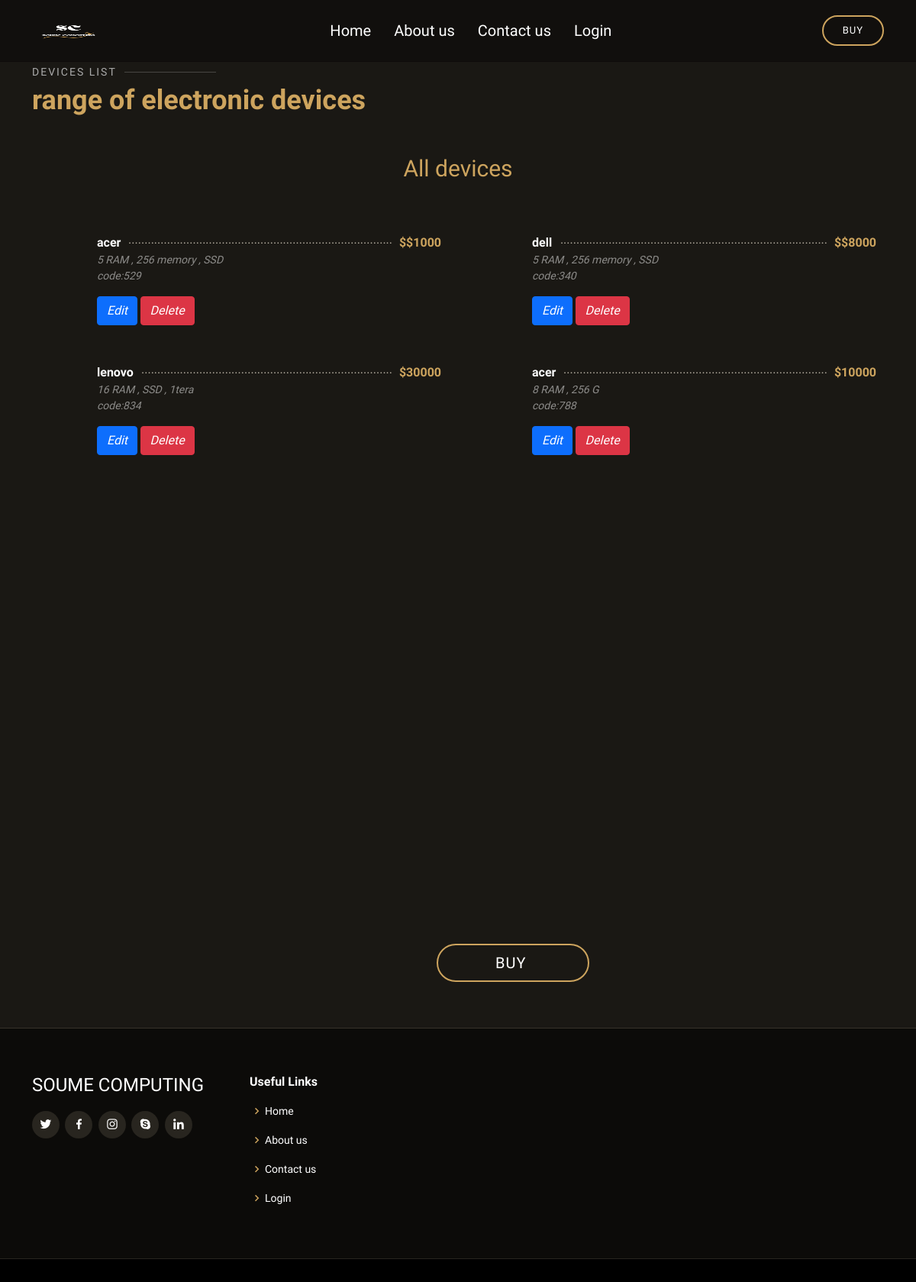
Screenshot of /buying.php with the database file from the repository.
### tables this page shows
CREATE TABLE `devices` (
  `id` int(100) NOT NULL,
  `name` varchar(255) NOT NULL,
  `description` varchar(255) NOT NULL,
  `price` varchar(255) NOT NULL,
  `code` int(100) NOT NULL
);

### buying.php (the view, shortened to what this page needs)
<!DOCTYPE html>
<html lang="en">
<head>
    <link href="assets/vendor/animate.css/animate.min.css" rel="stylesheet">
    <link href="assets/vendor/aos/aos.css" rel="stylesheet">
    <link href="assets/vendor/bootstrap/css/bootstrap.min.css" rel="stylesheet">
    <link href="assets/vendor/bootstrap-icons/bootstrap-icons.css" rel="stylesheet">
    <link href="assets/vendor/boxicons/css/boxicons.min.css" rel="stylesheet">
    <link href="assets/vendor/glightbox/css/glightbox.min.css" rel="stylesheet">
    <link href="assets/vendor/swiper/swiper-bundle.min.css" rel="stylesheet">
    <link href="assets/css/style.css" rel="stylesheet">
</head>
<body>
    <header id="header" class="fixed-top d-flex align-items-cente">
        <div class="container-fluid container-xl d-flex align-items-center justify-content-lg-between">
            <a href="Home.php" class="logo me-auto me-lg-0"><img src="assets/img/Soume_Comput-removebg-preview.png" alt="" class=" image-fluid lo"></a>
            <nav id="navbar" class="navbar order-last order-lg-0">
                <ul>
                    <li><a href="Home.php" style="font-size: 20px;">Home</a></li>
                    <li><a href="about.php" style="font-size: 20px;">About us</a></li>
                    <li><a href="contact.php" style="font-size: 20px;">Contact us</a></li>
                    <li><a class="nav-link scrollto" href="login.php" style="font-size: 20px;">Login</a></li>
                </ul>
            </nav>
            <a href="buyform.php" class="book-a-table-btn scrollto d-none d-lg-flex">Buy</a>
        </div>
    </header>
<section id="menu" class="menu section-bg">
    <div class="container" data-aos="fade-up">
        <div class="section-title">
            <h2>Devices list</h2>
            <p>range of electronic devices</p>
        </div>
        <div class="row" data-aos="fade-up" data-aos-delay="100">
            <div class="col-lg-12 d-flex justify-content-center">
                <ul id="menu-flters">
                    <li data-filter="*" class="filter-active " style="font-size:30px">All devices</li>
                </ul>
            </div>
        </div>
        <div class="row menu-container" data-aos="fade-up" data-aos-delay="200">
            <?php
            $servername = "localhost";
            $username = "root";
            $password = "";
            $dbname = "technologies";
            $conn = new mysqli($servername, $username, $password, $dbname);
            $sql = "SELECT * FROM devices";
            $result = $conn->query($sql);
            if ($result->num_rows > 0) {
                while ($row = $result->fetch_assoc()) {
                    echo "<div class='col-lg-6 menu-item'>";
                    echo "<div class='menu-content'>";
                    echo "<a href='#'>" . $row['name'] . "</a><span>$" . $row['price'] . "</span>";
                    echo "</div>";
                    echo "<div class='menu-ingredients'>";
                    echo $row['description'];
                    echo "<p>code:" . $row['code'] . "</p>";
echo "<div class='menu-buttons'>";
echo "<a href='edit.php?id=" . $row['id'] . "' class='btn btn-primary'>Edit</a>";
echo "<span>   </span>";
echo "<a href='delete.php?id=" . $row['id'] . "' class='btn btn-danger'>Delete</a>";
echo "</div>";
                    echo "</div>";
                    echo "</div>";
                }
            } else {
                echo "0 results";
            }
            ?>
        </div>
        <a href="buyform.php" class="book-a-table-btn scrollto d-none d-lg-flex bbb">Buy</a>
    </div>
</section>
    <footer id="footer">
        <div class="footer-top">
            <div class="container">
                <div class="row">
                    <div class="col-lg-3 col-md-6">
                        <div class="footer-info">
                            <h3>Soume computing</h3>
                            <div class="social-links mt-3">
                                <a href="#" class="twitter"><i class="bx bxl-twitter"></i></a>
                                <a href="#" class="facebook"><i class="bx bxl-facebook"></i></a>
                                <a href="#" class="instagram"><i class="bx bxl-instagram"></i></a>
                                <a href="#" class="google-plus"><i class="bx bxl-skype"></i></a>
                                <a href="#" class="linkedin"><i class="bx bxl-linkedin"></i></a>
                            </div>
                        </div>
                    </div>
                    <div class="col-lg-2 col-md-6 footer-links">
                        <h4>Useful Links</h4>
                        <ul>
                            <li><i class="bx bx-chevron-right"></i> <a href="Home.php">Home</a></li>
                            <li><i class="bx bx-chevron-right"></i> <a href="about.php">About us</a></li>
                            <li><i class="bx bx-chevron-right"></i> <a href="contact.php">Contact us</a></li>
                            <li><i class="bx bx-chevron-right"></i> <a href="login.php">Login</a></li>
                        </ul>
                    </div>
                </div>
            </div>
        </div>
    </footer>
</body>
</html>

### buying.php (style rules this page uses)
.bbb { width: 200px; padding-left: 75px; font-size: 20px; margin-left: 530px; height: 50px; margin-top: 640px; }
.lo { width: 100px; height: 150px; }

### rows the page displays
devices: name "acer", price "$1000", description "5 RAM , 256 memory , SSD", code "529"
devices: name "dell", price "$8000", description "5 RAM , 256 memory , SSD", code "340"
devices: name "lenovo", price "30000", description "16 RAM , SSD , 1tera", code "834"
devices: name "acer", price "10000", description "8 RAM , 256 G", code "788"
